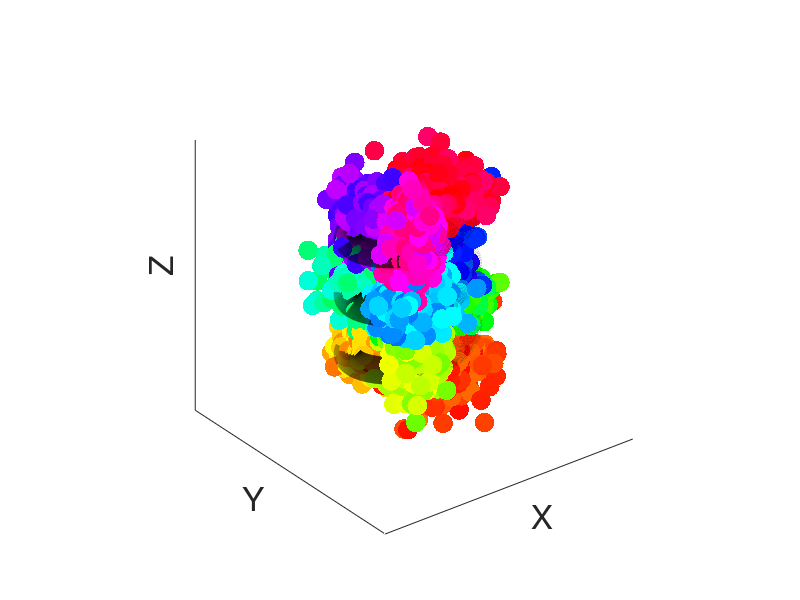
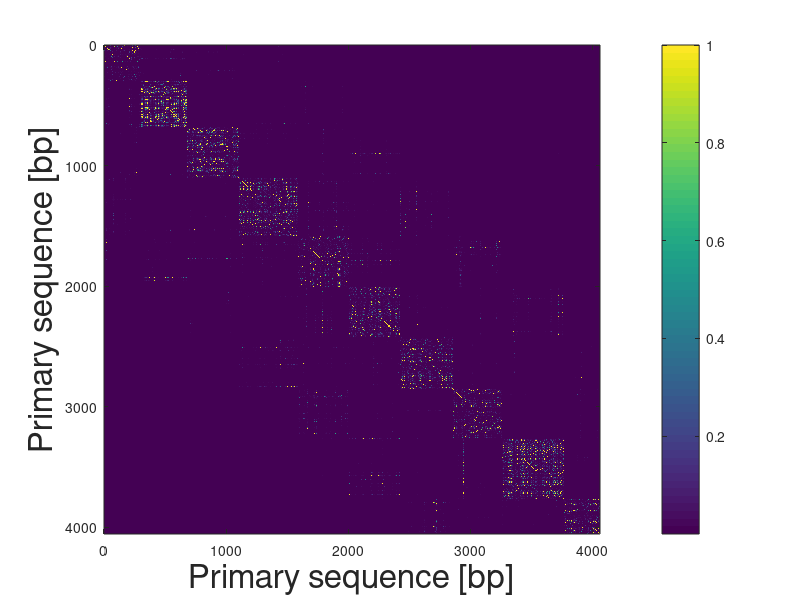

The MATLAB source for these figures, in order: (Note: this script raises an error after producing the figures.)
% Simulate Helix with Crumpled Domains
clc; clear;

% Parameters
n_domains = 10; % Number of crumpled domains
monomers_per_domain = 400; % domain size (primary sequence)
radius = 4; %radius
turns = 3; % Number of helical turns
helix_height = 20;
domain_size_range = [1.5, 2]; % domain size parameter (3D)
resolution = 5000; %5 kb per monomer

t = linspace(0, 2*pi*turns, n_domains);

% Helix coordinates
helix_x = radius .* cos(t);
helix_y = radius .* sin(t);
helix_z = linspace(0,helix_height,n_domains);

% Accumulate all points
all_points = [];

for i = 1:n_domains
    % Center of current domain
    center = [helix_x(i), helix_y(i), helix_z(i)];

    % Domain size
    r = unifrnd(domain_size_range(1), domain_size_range(2));

    % Number of points in domain
    n_points = round(unifrnd(monomers_per_domain*0.7, monomers_per_domain*1.3));

    % Crumpled blob using Gaussian noise + distortion
    domain = randn(n_points, 3);
    domain = domain .* (0.5 + rand(1,3));  % Irregular distortion
    domain = domain * r;

    % position domain center on helix backbone
    domain = domain + center;

    % save coordinates
    all_points = [all_points; domain];
end


% Plot
% Colormap based on order
n_points = size(all_points, 1);
colors = hsv(n_points); % or 'jet', 'turbo', etc.

% Plot
figure;
scatter3(all_points(:,1), all_points(:,2), all_points(:,3), 200, colors, "filled");
hold on

t = linspace(0, 2*pi*turns, n_points);

% Helix coordinates
helix_x = radius .* cos(t);
helix_y = radius .* sin(t);
helix_z = linspace(0,helix_height,n_points);
% Plot thick interpolated helix path
hold on;
plot3(helix_x*1.5, helix_y*1.5, helix_z, 'k', 'LineWidth', 20);
axis equal;
xlabel('X', 'FontSize', 24);
ylabel('Y', 'FontSize', 24);
zlabel('Z', 'FontSize', 24);
set(gca, 'XTick', [], 'YTick', [], 'ZTick', []);
grid off;

D = pdist(all_points); %in microns

D = squareform(D);

%HiC contact probablities from distance
P = (1)./D.^4;
P(isinf(P)) = 1; %self contact probabilities are 1
P(P>1) = 1; %no contact probabilities above 1

figure
imagesc(P);
hold on;
colorbar
xlabel('Primary sequence [bp]', 'fontsize', 24)
ylabel('Primary sequence [bp]', 'fontsize', 24)
xlim([0 size(P,1)])
ylim([0 size(P,1)])
ax = gca;
ax.XTickLabel = ax.XTick*resolution;
ax.YTickLabel = ax.YTick*resolution;
set(gca,'ColorScale','log')
maj_axis_chr=colorbar;
maj_axis_chr.Label.String = 'Contact Probability';
maj_axis_chr.FontSize = 18;
caxis([10^(-4) 10^0]);